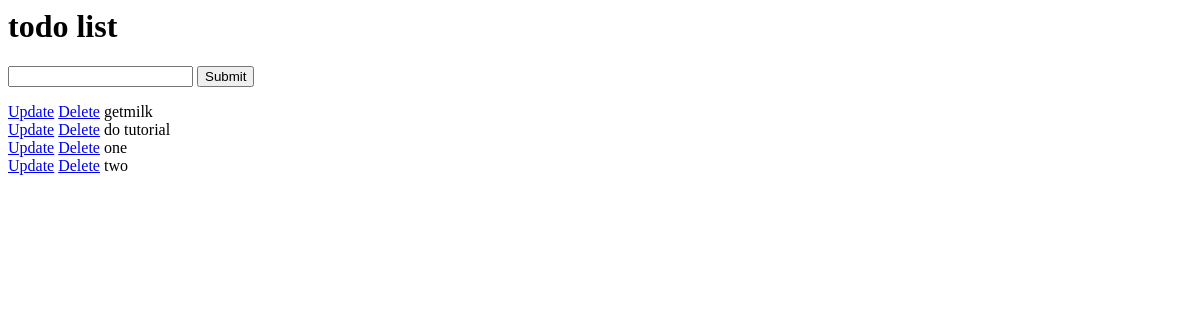
Before: / with the older database file.
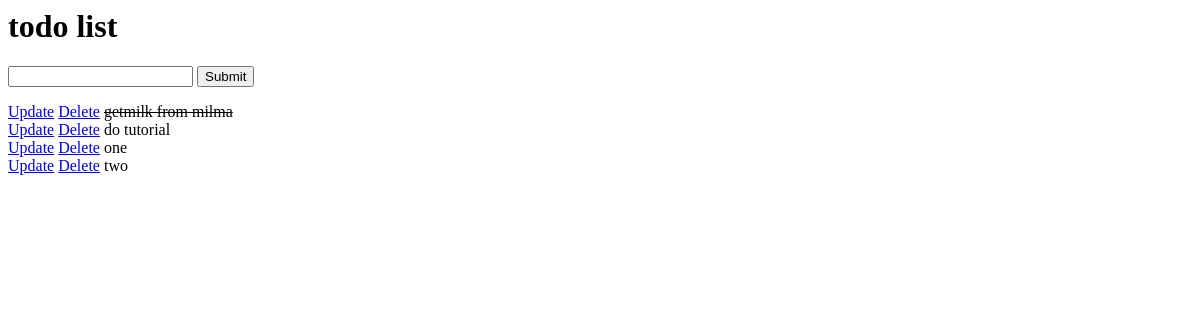
After: the same page with the newer database file.
### tasks/models.py (models this page shows)
class Task(models.Model):
    title = models.CharField(max_length=200)
    complete = models.BooleanField(default=False)
    created = models.DateTimeField(auto_now_add=True)
    def __str__(self):
        return self.title

### tasks/views.py (the view)
# urls.py: path('', views.index, name='list'),
def index(request):
    tasks = Task.objects.all()
    form= TaskForm()
    if request.method=='POST':
        form =TaskForm(request.POST)
        if form.is_valid():
            form.save()
        return redirect('/')
    context = {"tasks":tasks, "form":form}
    return render(request, 'tasks/list.html', context)

### tasks/forms.py
class TaskForm(forms.ModelForm):
    class Meta:
        model = Task
        fields = '__all__'

### tasks/templates/tasks/list.html (shortened to what this page needs)
<h1>todo list</h1>
<form method="POST" action="/">
    {{form.title}}
    <input type="submit" name="Create Task">
</form>
{% for task in tasks %}
<div>
    <a href="{% url 'update_task' task.id %}">Update</a>
    <a href="{% url 'delete_task' task.id %}">Delete</a>
    {% if task.complete == True %}
    <strike>{{task}}</strike>
    {% else %}
    <span>{{task}}</span>
    {% endif %}
</div>
{% endfor %}

Changed rows visible on the page:
changed Task: complete False → True (drawn); title "getmilk" → "getmilk from milma"
